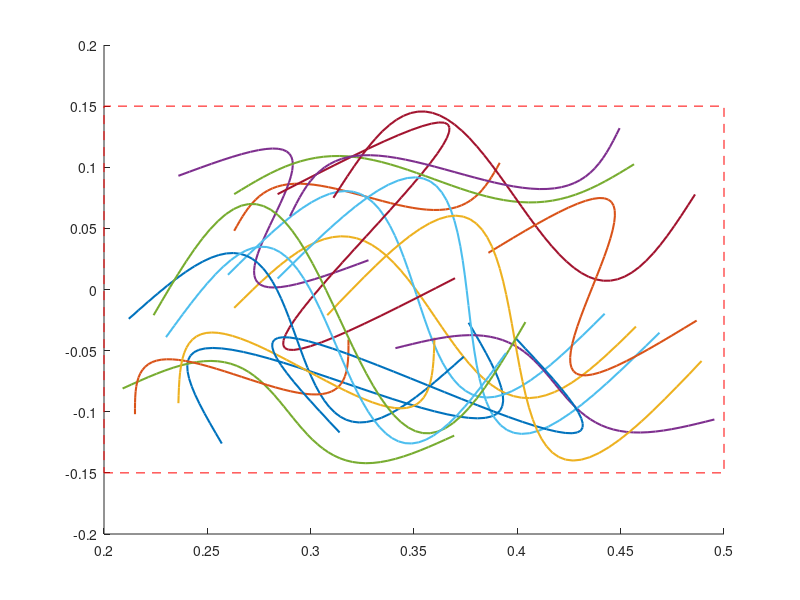

This chart was generated by the following MATLAB code: (Note: this script raises an error after producing the figure.)
% Generating random linear task-space trajectories for evaluating the effective mass
% optimization

% Andrew SaLoutos
% 4/16/2021

% modify to generate sinusoids starting at random points? traj = [x0,y0,a,T], run for a single period?
% add a random rotation angle theta? 


% MC arm
m1 = 0.195;             m2 = 0.262;
m3 = 0.053;             m_motor = 0.527;
I1 = 0.001170;          I2 = 0.001186;
I3 = 0.000096;          I_motor = 0.000508;
Ir = 0.000064;          N = 6;
l_O_m1 = 0.092;         l_A_m2 = 0.201;
l_B_m3 = 0.038;         l_OA = 0.2085;
l_AB = 0.265;           l_BC = 0.1225;
g = 9.81; % do I want gravity to start?
% parameters
p   = [m1 m2 m3 m_motor I1 I2 I3 I_motor Ir N l_O_m1 l_A_m2 l_B_m3 l_OA l_AB l_BC g]'; 



%% Setup parameters

N = 20; % number of trajectories

% choose to discretize arena space, pick random points, rather than generate random coordinates 
steps = 101;

% arena_x = linspace( 0.4, 1.2, steps);
% arena_y = linspace(-0.4, 0.4, steps);
% pt0_x_cands = linspace( 0.4, 0.9, steps); % restrict these so that trajectories end up inside arena?
% pt0_y_cands = linspace(-0.2, 0.2, steps);
% sin_steps = 21;
% amplitudes = linspace(0.1, 0.3, sin_steps);
% periods = linspace(0.1,0.5, sin_steps);
% thetas = linspace(-pi/2, pi/2, steps);

% for MC and UR3 arms
arena_x = linspace( 0.2, 0.5, steps);
arena_y = linspace(-0.15, 0.15, steps);
pt0_x_cands = linspace( 0.2, 0.35, steps); % restrict these so that trajectories end up inside arena?
pt0_y_cands = linspace(-0.1, 0.1, steps);
sin_steps = 21;
amplitudes = linspace(0.025, 0.1, sin_steps);
periods = linspace(0.1,0.2, sin_steps);
thetas = linspace(-pi/4, pi/4, steps);

trajectories = zeros(5,N); % each column is [x0;y0;T;a;th]
num_pts = 51; % number of pts in trajectory
% eventually save longer sets of points? or let optimization script run linspace() to fill in trajectories

%% Select trajectory endpoints

% for N trajectories...
pts = zeros(2,num_pts,N);
num_resamples = 0;
for ii=1:N
    
    valid_traj = 0;
    
    while (valid_traj==0)
    
        % assume a valid trajectory
        valid_traj = 1;
        
        % uniform random sample for first and second points
        pt0 = [arena_x(randi(steps));arena_y(randi(steps))];

        T = periods(randi(sin_steps));
        a = amplitudes(randi(sin_steps));
        th = thetas(randi(steps));

        % get points
        pts_x = linspace(0,T,num_pts);
        pts_y = a*sin((2*pi/T)*pts_x);
        pts_i = [pts_x;pts_y];
        % rotate by theta and translate by pt0
        Rth = [cos(th), -sin(th); sin(th), cos(th)];
        for jj=1:num_pts
            pts_i(:,jj) = pt0 + Rth*pts_i(:,jj);
            % check if new point is outside the arena
            if (pts_i(1,jj)<arena_x(1))||(pts_i(1,jj)>arena_x(end))||(pts_i(2,jj)<arena_y(1))||(pts_i(2,jj)>arena_y(end))
                valid_traj = 0;
                num_resamples = num_resamples + 1;
                continue
            end
        end
        
        
    end
    
    % save in pts array
    pts(:,:,ii) = pts_i;
    
    % save trajectory parameters
    trajectories(:,ii) = [pt0; T; a; th];
end

%% Plot random trajectories
figure(2); clf; hold on;
for ii=1:N
    % just use pts array    
    pts_plt = pts(:,:,ii);
    plot(pts_plt(1,:),pts_plt(2,:),'-','LineWidth',1.5);
end
% plot arena
x_a = [arena_x(1), arena_x(end), arena_x(end), arena_x(1), arena_x(1)];
y_a = [arena_y(1), arena_y(1), arena_y(end), arena_y(end), arena_y(1)];
plot(x_a,y_a,'r--');
% plot arm?
q = [-1.0,2.6,-1.2]';
kp = keypoints_arm(q,p);
rA = kp(:,1);
rB = kp(:,2);
rC = kp(:,3);
plot([0 rA(1)],[0 rA(2)],'Color',[0.3,0.3,0.3],'LineWidth',5);
plot([rA(1) rB(1)],[rA(2) rB(2)],'Color',[0.3,0.3,0.3],'LineWidth',5);
plot([rB(1) rC(1)],[rB(2) rC(2)],'Color',[0.3,0.3,0.3],'LineWidth',5);
plot([0 rA(1) rB(1)],[0 rA(2) rB(2)],'o','Color',[0.3,0.3,0.3],'MarkerSize',15,'MarkerFaceColor',[0.3,0.3,0.3]);

axis equal;
% xlim([arena_x(1)-0.4,arena_x(end)+0.4]); ylim([arena_y(1)-0.4,arena_y(end)+0.4]);
xlim([-0.05,arena_x(end)+0.05]); ylim([arena_y(1)-0.05,arena_y(end)+0.05]);
xlabel('X'); ylabel('Y'); title('20 Randomly Generated Sinusoidal Trajectories');
